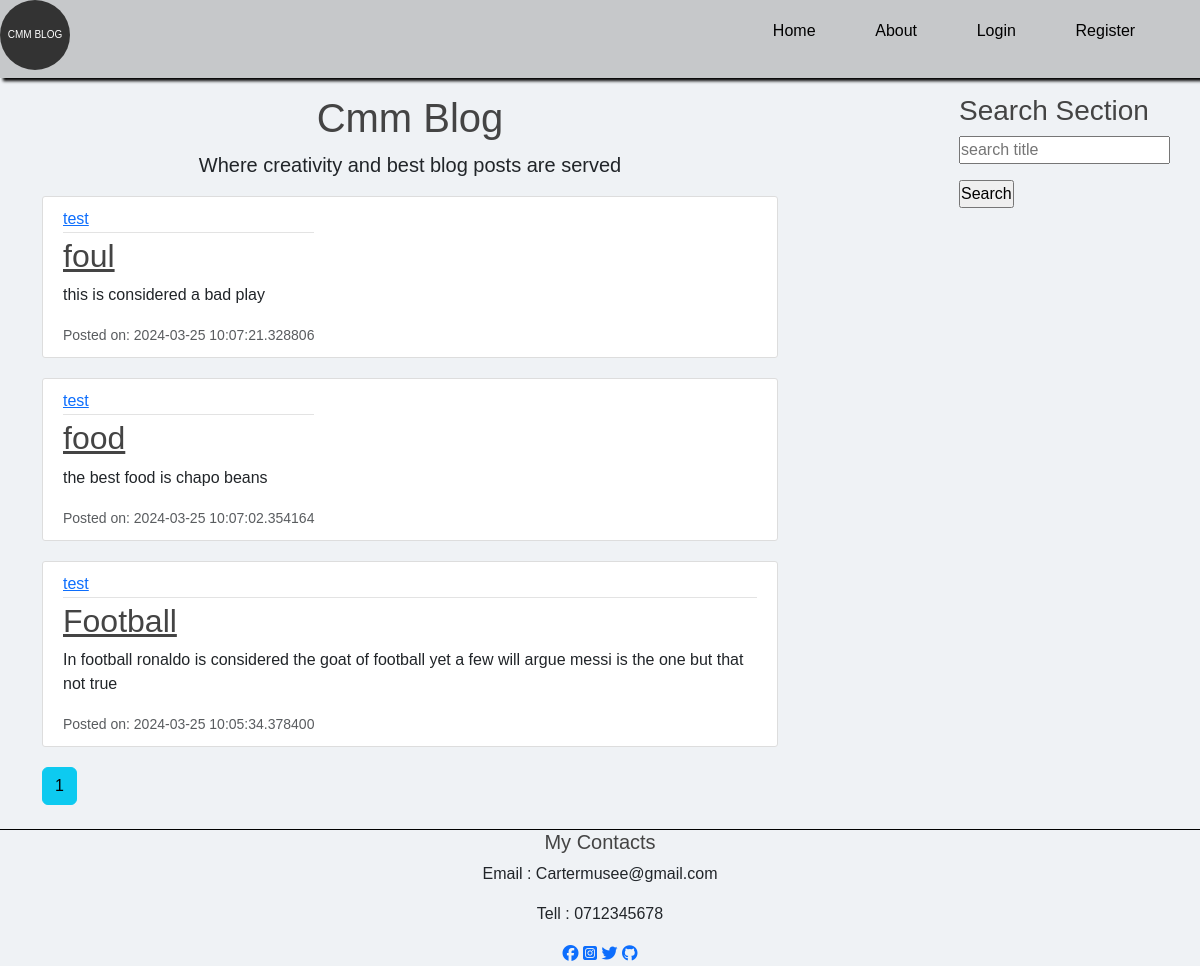
The page /home on the database its author committed.
### flaskblog/modules.py (models this page shows, shortened)
class Post(db.Model):
    id = db.Column(db.Integer, primary_key=True)
    title = db.Column(db.String(100), nullable=False)
    date_posted = db.Column(db.DateTime, nullable=False, default=datetime.utcnow)
    content = db.Column(db.Text(2000), nullable=False)
    user_id = db.Column(db.Integer(), db.ForeignKey('user.id'), nullable=False)

class User(db.Model,UserMixin):
    id = db.Column(db.Integer, primary_key=True)
    username = db.Column(db.String(20), unique=True, nullable=False)
    email = db.Column(db.String(120), unique=True, nullable=False)
    image_file = db.Column(db.String(20), nullable=False, default='default.jpg')
    password = db.Column(db.String(60), nullable=False)
    post = db.relationship('Post',backref='author',lazy=True)

### flaskblog/routes.py (the view)
@app.route("/")
@app.route("/home")
def home():
    form = SearchForm()
    page = request.args.get('page',1,type=int)
    posts=Post.query.order_by(Post.date_posted.desc()).paginate(page=page,per_page=5)
    return render_template("home.html",posts=posts, form=form)

### flaskblog/files.py
class SearchForm(FlaskForm):
    searched = StringField("searched", validators=[DataRequired()])
    submit = SubmitField("Search")

### flaskblog/templates/home.html (shortened to what this page needs)
{% extends "layout.html" %}
{% block body%}
<div class="hm">
  <h1 style="text-align: center;">Cmm Blog</h1>
  <p style="text-align: center; font-size: 20px">Where creativity and best blog posts are served</p>
  {% for post in posts.items %}
  <article class="media content-section">
      <div class="media-body">
        <div class="article-metadata">
          <a class="mr-2" href="{{ url_for('user_posts', username=post.author.username) }}">{{ post.author.username }}</a>
        </div>
        <h2><a class="article-title" href="{{ url_for('post',post_id=post.id) }}">{{ post.title }}</a></h2>
        <p class="article-content">{{ post.content }}</p>
        <small class="text-muted">Posted on: {{ post.date_posted }}</small>
      </div>
    </article>
  {% endfor%}
  {% for page_num in posts.iter_pages(left_edge=1,right_edge=1,left_current=2,right_current=2)%}
    {% if page_num %}
      {% if posts.page == page_num %}
        <a class="btn btn-info mb-4" href="{{ url_for('home', page=page_num) }}">{{ page_num }}</a>
      {% else %}
        <a class="btn btn-info mb-4" href="{{ url_for('home', page=page_num) }}">{{ page_num }}</a>
      {%endif%}
    {% else %}
      ...
    {% endif %}
  {% endfor %}
</div>
    <div class="search">
        <div class="search-section">
          <h3>Search Section</h3>
          <form action="{{url_for('search')}}" method="POST">
            <p>
              {{ form.searched(placeholder="search title") }}
            </p>
            <p>{{ form.submit }}</p>
          </form>
        </div>
    </div>
{% endblock %}

### flaskblog/templates/layout.html (shortened to what this page needs)
<!DOCTYPE html>
<html lang="en">
    <head>
        <link href="https://cdn.jsdelivr.net/npm/bootstrap@5.3.2/dist/css/bootstrap.min.css" rel="stylesheet">
        <link rel="stylesheet" href="{{ url_for('static',filename='main.css') }}">
    </head>
<body>
  <nav class="navigation">
    <h1 class="logo"><a class="navbar-brand mr-4" href="/">CMM Blog</a></h1>
    <ul class="menu-items">
        <li><a class="nav-item nav-link" href="{{url_for('home') }}">Home</a></li>
        <li><a class="nav-item nav-link" href="{{ url_for('about') }}">About</a></li>
        {% if current_user.is_authenticated %}
        <li><a class="nav-item nav-link" href="{{ url_for('new_post') }}">Create a Post </a></li>
        <li><a class="nav-item nav-link" href="{{ url_for('account') }}">Acount</a></li>
        <li><a class="nav-item nav-link" href="{{ url_for('logout') }}">Logout</a></li>
        {%else%}
        <li><a class="nav-item nav-link" href="{{ url_for('login') }}">Login</a></li>
        <li><a class="nav-item nav-link" href="{{ url_for('register') }}">Register</a></li>
        {% endif %}
    </ul>
  </nav>
  <main role="main" class="container">
        <div class="row">
          <div class="col-md-8">
            {% block body %}{% endblock %}
          </div>
        </div>
  </main>
  <footer class="footer">
        <div class="info">
            <h5>My Contacts</h5>
            <div>
                <div>
                    <p>Email : Cartermusee@gmail.com</p>
                    <p>Tell : 0712345678</p>
                    <a href="#"><i class="fab fa-facebook"></i></a>
                    <a href="https://instagram.com/carter_macilah?igshid=OGQ5ZDc2ODk2ZA=="><i class="fab fa-instagram-square"></i></a>
                    <a href="https://x.com/Macilah2?t=yFBR9zdfwx2ssBRUV-ztJg&s=09<"><i class="fab fa-twitter"></i></a>
                    <a href="https://github.com/cartermusee/landing_page<"><i class="fab fa-github"></i></a>
                </div>
             </div>
        </div>
  </footer>
</body>
</html>

### flaskblog/static/main.css (style rules this page uses)
* { margin: 0; padding: 0; box-sizing: border-box; font-family: sans-serif; }
body { background: rgb(239, 242, 245); }
.navigation { color: black; display: flex; justify-content: space-between; align-items: center; margin-bottom: 1rem; position: sticky; top: 0; z-index: 1; box-shadow: 3px 3px 3px; background: rgb(198, 200, 202); padding-right: 15px; }
.logo { width: 70px; height: 70px; display: flex; justify-content: center; align-items: center; border-radius: 50%; background: #333; color: white; }
.logo a { font-size: 10px; text-decoration: none; position: relative; text-transform: uppercase; }
.menu-items { padding-right: 20px; width: 40%; display: flex; justify-content: space-around; }
ul li { list-style: none; display: inline-block; margin: 10px; }
ul li a { text-decoration: none; font-size: 30px; position: relative; color: blueviolet; }
li a::after { content: ""; width: 0; height: 3px; background: hsla(249, 96%, 27%, 0.833); position: absolute; display: block; transition: 0.5s; }
h1, h2, h3, h4, h5, h6 { color: #444444; }
.content-section { background: #ffffff; padding: 10px 20px; border: 1px solid #dddddd; border-radius: 3px; margin-bottom: 20px; }
.article-title { color: #444444; }
.article-content { white-space: pre-line; }
.article-metadata { padding-bottom: 1px; margin-bottom: 4px; border-bottom: 1px solid #e3e3e3 }
.media { display: flex; }
.container { display: flex; flex-wrap: wrap; justify-content: space-between; flex-direction: column; position: relative; }
.search { position: absolute; top: 0; right: 0; }
.footer { border-top: 1px solid black; padding: 0 20px; }
.info { width: 70%; margin:0 auto; text-align: center; }

### rows shown on the page
Post: author.username "test", title "foul", content "this is considered a bad play", date_posted "2024-03-25 10:07:21.328806"
Post: author.username "test", title "food", content "the best food is chapo beans", date_posted "2024-03-25 10:07:02.354164"
Post: author.username "test", title "Football", content "In football ronaldo is considered the goat of football yet a few will argue messi is the one but that not true", date_posted "2024-03-25 10:05:34.378400"

### other values the page prints
{{ page_num }} "1"
